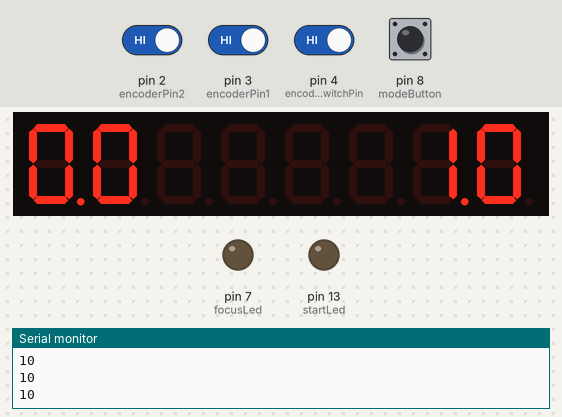
Recording of a sketch running on a simulated Arduino Uno, built with avr-gcc and run on an emulated ATmega328P. Parts: 8-digit seven-segment display, output pins drawn as LEDs (lit = HIGH), the last lines printed to the serial monitor. The test bench sets the inputs (shaded band); at power-on: pin 2 (encoderPin2), pin 3 (encoderPin1), pin 4 (encoderSwitchPin) HIGH, pin 8 (modeButton) LOW.

Above: at 1.2 s.
1.3 s: pin 2 (encoderPin2) driven LOW
At 1.8 s:
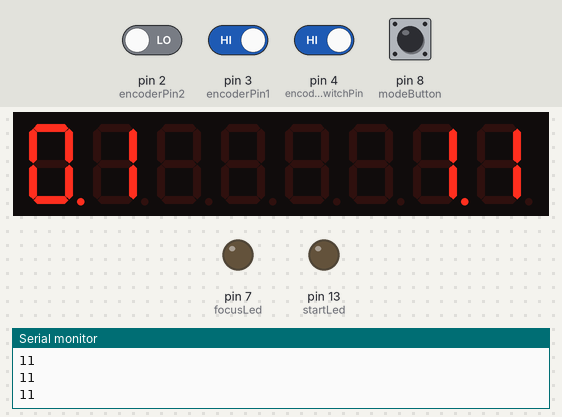
2.8 s: pin 3 (encoderPin1) driven LOW
At 2.81 s:
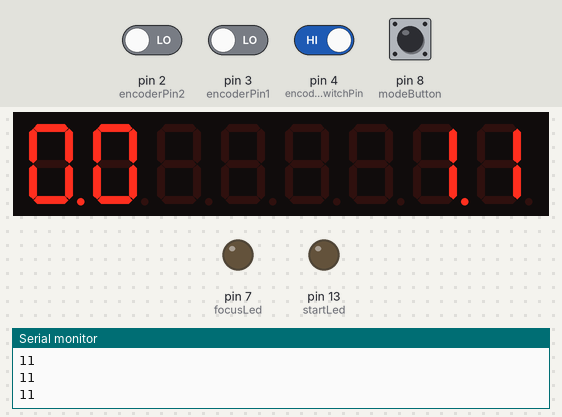
4.3 s: pin 3 (encoderPin1) driven HIGH
At 4.31 s:
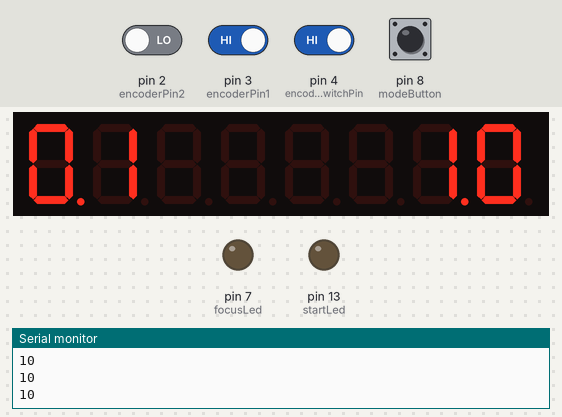
5.8 s: pin 2 (encoderPin2) driven HIGH
At 6.2 s:
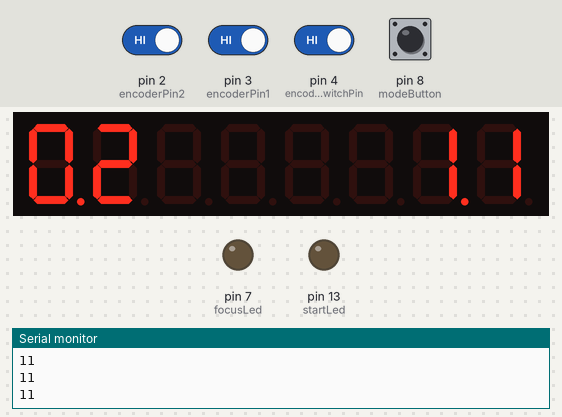
Timing chart, 0 to 8.3 s (numbered marks = the images above; inputs shaded):
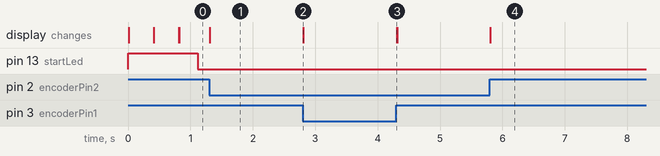

Measured:
- after the input at 1.3 s, the display: changes at once (image 1)
- after the input at 2.8 s, the display: changes at once (image 2)
- after the input at 4.3 s, the display: changes at once (image 3)
- after the input at 5.8 s, the display: changes at once (image 4)

The sketch:

Timer.ino
```cpp
//From bildr article: http://bildr.org/2012/08/rotary-encoder-arduino/

//We always have to include the library
#include "LedControl.h"
#include "math.h"

/*
 Now we need a LedControl to work with.
 ***** These pin numbers will probably not work with your hardware *****
 pin 12 is connected to the DataIn
 pin 11 is connected to the CLK
 pin 10 is connected to LOAD
 We have only a single MAX72XX.
 */
LedControl lc=LedControl(12,11,10,1);

//these pins cannot be changed 2/3 are special pins
int encoderPin1 = 3;
int encoderPin2 = 2;
int encoderSwitchPin = 4; //push button switch
int enlargerLamp = 5;
int focusLed = 7;
int focusButton = 6;
int modeButton = 8;
int startButton = 9;
int startLed = 13;

//VARIABLES
boolean focusSwitch = true; // For indicating actuation of the Focus Button
boolean startSwitch = true; // For indicating actuation of the Start Button
boolean rotarySwitch = true; // For indicating actuation of the Rotary Encoder Pushbutton
byte previousFocus = LOW; // For determining Focus button change state
byte previousStart = HIGH; // For determining Start button change state
unsigned long currentMillis; // For timed operations
unsigned long previousMillis; // For timed operations
unsigned long interval = 3000; // For timed operations
boolean homeDisplay = true; // For display string cycling in Home mode
byte focusState;
byte startState;
int brightness = 8; // Initial brightness value
byte modeState = LOW; // state of the Mode button for cycling through Modes
byte modePrevious = HIGH;
byte generalMode = 3; // For the switch... case argument
float timerFStop = 0.0; // Default value for f-stop
int timerSeconds; // Calculated from timerFstop using fstop2TensSeconds()
//boolean rotaryState = true; // For switching the rotary encoder on and off
boolean previousRotary = true; // For switching the rotary encoder on and off
boolean rotaryEvent = true; // For rotary encoder pushbutton events

// Time Display Variables

int rightLength;
int timeStart = 999;
int displayTime;
unsigned long timerDecrement;

// F-stop Display Varialbes

int leftLength;


//long debounce = 200;//for the Focus and Start buttons debounce
//byte enlargerOn = 1;
//int butDebounce = 20; // general variable for button debouncing
//unsigned long pressTime = 0; // For the debounce of the Mode button


//ROTARY ENCODER VARIABLES
volatile int lastEncoded = 0;
volatile long encoderValue = 0;
volatile long tempEncoder = 0;

//long lastencoderValue = 0;

int lastMSB = 0;
int lastLSB = 0;
// END VARIABLES
//------------------------------------------------------------------------


void setup() {
  Serial.begin (9600);
  // Bring the display out of shutdown
  lc.shutdown(0,false);
  // and clear the display
  lc.clearDisplay(0);
  // set brightness

  pinMode(encoderPin1, INPUT);
  pinMode(encoderPin2, INPUT);
  pinMode(encoderSwitchPin, INPUT);
  pinMode(focusLed, OUTPUT);
  pinMode(focusButton, INPUT);
  pinMode(modeButton, INPUT);
  pinMode(startLed, OUTPUT);
  pinMode(startButton, INPUT);

  modeState = digitalRead(modeButton); //read the initial state of the button

  digitalWrite(encoderPin1, HIGH); //turn pullup resistor on
  digitalWrite(encoderPin2, HIGH); //turn pullup resistor on

  digitalWrite(encoderSwitchPin, HIGH); //turn pullup resistor on

  //call updateEncoder() when any high/low changed seen
  //on interrupt 0 (pin 2), or interrupt 1 (pin 3)
  attachInterrupt(0, updateEncoder, CHANGE);
  attachInterrupt(1, updateEncoder, CHANGE);

}

void loop(){
  //void checkMode(){
  lc.setIntensity(0, brightness);
  modeState = digitalRead(modeButton);
  if(modeState && modeState != modePrevious){
    if(generalMode < 3){ // Check to see if the generalMode is within a range of 0 - 3,  anything over that will reset count back to 0.
      generalMode += 1;
      encoderValue = 0;
      lc.clearDisplay(0);
    }
    else{
      generalMode = 0;
      lc.clearDisplay(0);
    }

    Serial.println(generalMode);
  }
  modePrevious = modeState;

  timerMode();

}

/////// ENLARGER FUNCTIONS  //////////

// THE INTERRUPT
void updateEncoder(){
  int MSB = digitalRead(encoderPin1); //MSB = most significant bit
  int LSB = digitalRead(encoderPin2); //LSB = least significant bit

  int encoded = (MSB << 1) |LSB; //converting the 2 pin value to single number
  int sum  = (lastEncoded << 2) | encoded; //adding it to the previous encoded value

  if(sum == 0b1101 || sum == 0b0100 || sum == 0b0010 || sum == 0b1011) encoderValue ++;
  if(sum == 0b1110 || sum == 0b0111 || sum == 0b0001 || sum == 0b1000) encoderValue --;

  lastEncoded = encoded; //store this value for next time
}

void timerMode(){

  rotaryPBEvent();
  if(rotaryEvent == 1){
    timerFStop = constrain(encoderValue*10, 0, 900);
    displayTime = timerSeconds;
    lc.setChar(0,4,' ', false);
  }
  if(rotaryEvent == 0){
    lc.setChar(0,4,' ', true);
    expose();
  }

  timerSeconds = fstop2TensSeconds(timerFStop);
  leftDisplayText(String(timerFStop/100, 1));

  // Run the countdown timer function to switch the enlarger on for the selected time
  countdownTimer();
  Serial.println(displayTime);
  //display time as it counts down
  rightDisplayText(String(displayTime));
  // Switch the start LED and enlarger lamp on
  digitalWrite(startLed, startSwitch);
  digitalWrite(enlargerLamp, startSwitch);

}

void focus(){
  //set the state of the focus button
  focusState = digitalRead(focusButton);
  if(focusState && focusState != previousFocus){
    if(focusSwitch > 0)
      focusSwitch = 0;
    else
      focusSwitch = 1;
  }
  previousFocus = focusState;
}

void expose(){
  //set the state of the start button
  startState = digitalRead(startButton);
  if(startState && startState != previousStart){
    startSwitch = !startSwitch;
    /*if(startSwitch > 0)
      startSwitch = 0;
    else
      startSwitch = 1;*/
  }
  previousStart = startState;
}

void rotaryPB(){
  if(digitalRead(encoderSwitchPin)){
    //button is not being pushed
    rotarySwitch = 1;
  }
  else{
    //button is being pushed
    rotarySwitch = 0;
  }
}

void rotaryPBEvent(){
  // event trigger based on pushing the rotary encoder pushbutton
  rotaryPB();
  if(rotarySwitch && rotarySwitch != previousRotary){
    rotaryEvent = !rotaryEvent;
  }
  previousRotary = rotarySwitch;
}

int fstop2TensSeconds(float FStop){
  float tensValue = 0;
  tensValue = round(10*pow(2,FStop/100));//adapted f-stop to time formula: t=2^(fstop), here time in 1/10th of sec, f-stop in 1/100th
  return tensValue;
}

void leftDisplayText(String text){
  String leftTempText = text;
  int leftDotPosition = leftTempText.indexOf('.');
  leftTempText.remove(leftDotPosition,1);
  leftLength = leftTempText.length();
  for(int i = 0; i < leftLength; i++){
    if(i == leftDotPosition - 1){
      lc.setChar(0, 7-i, leftTempText[i], true);
      }
    else{
      lc.setChar(0,7-i,leftTempText[i],false);
    }
    if(leftLength < 3){
      lc.setChar(0, 5,' ', false);
      //lc.setChar(0, 4,' ', false);
    }
  }
}

void rightDisplayText(String text){
  String rightTempText = text;
  rightLength = rightTempText.length();
  for(int o = 0; o < rightLength; o++){
    if(o ==  1){
      lc.setChar(0, 0+o, rightTempText[(rightLength - 1) - o], true);
      }
    else{
      lc.setChar(0,0+o,rightTempText[(rightLength - 1) - o],false);
    }
    if(rightLength < 2){
      lc.setChar(0, 1, '0', true);
    }
    if(rightLength < 3){
      lc.setChar(0, 2,' ', false);
    }
    if(rightLength < 4){
      lc.setChar(0, 3,' ', false);
    }
  }
}

void countdownTimer(){
  if(startSwitch == true){
    if(timeStart == 999){
      timeStart = timerSeconds;
      timerDecrement = millis();
    }
    else if(millis() - timerDecrement > 99){
      timerDecrement = millis();
      if(timeStart > 0){
        timeStart -= 1;
        displayTime = timeStart;
        }
      else if (timeStart == 0){
        startSwitch = false;
        timerDecrement = 0;
        timeStart = 999;
        }
    }

  }
}
```
